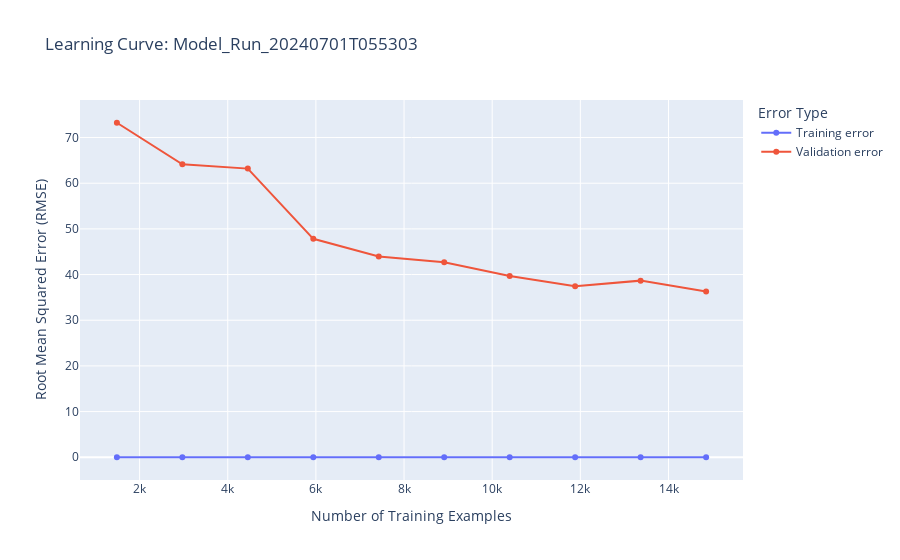

Notebook cell for this chart:
### Code cell
train_sizes, train_scores, valid_scores = learning_curve(
    model, X_train.drop(columns=['trip_time']), y_train, train_sizes=np.linspace(0.1, 1, 10), cv=5, scoring='neg_root_mean_squared_error')


fig = go.Figure()
fig.add_trace(go.Scatter(x=train_sizes, y=-np.mean(train_scores, axis=1), name='Training error'))
fig.add_trace(go.Scatter(x=train_sizes, y=-np.mean(valid_scores, axis=1), name='Validation error'))
fig.update_layout(
    title='Learning Curve: ' + label,
    xaxis_title='Number of Training Examples',
    yaxis_title='Root Mean Squared Error (RMSE)',
    legend_title='Error Type'
)
fig.show()

# Specify the directory and file name
output_directory = 'Careem_RFR_Figures/'  # Replace with your directory path
if not os.path.exists(output_directory):
    os.makedirs(output_directory)  # Create the directory if it doesn't exist
output_file = os.path.join(output_directory, f'learning_curve_{label}.png')

# Save the figure
fig.write_image(output_file)

### Figure 1 — Plotly figure (JSON) as saved in the notebook; plotly's stock layout.template omitted (floating-point values rounded to 4 significant figures)
{"data": [{"name": "Training error", "type": "scatter", "x": [1485, 2970, 4455, 5941, 7426, 8911, 10397, 11882, 13367, 14853], "y": [0, 0, 0, 0, 0, 0, 0, 0, 0, 0]}, {"name": "Validation error", "type": "scatter", "x": [1485, 2970, 4455, 5941, 7426, 8911, 10397, 11882, 13367, 14853], "y": [73.24, 64.13, 63.2, 47.82, 43.94, 42.69, 39.66, 37.45, 38.67, 36.29]}], "layout": {"legend": {"title": {"text": "Error Type"}}, "title": {"text": "Learning Curve: Model_Run_20240701T055303"}, "xaxis": {"title": {"text": "Number of Training Examples"}}, "yaxis": {"title": {"text": "Root Mean Squared Error (RMSE)"}}}}
